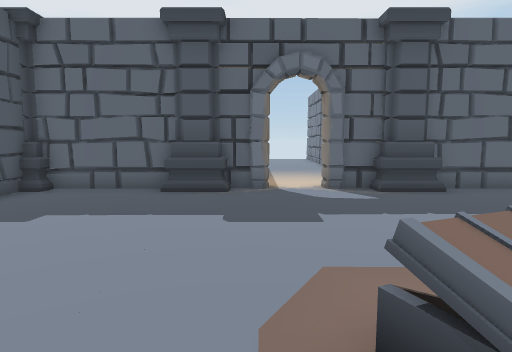
View 1 (above)

15 first-person views from a walk through a 3-D level made in the Unity game engine. The camera is 1.3 m above the floor, tilts 6° down and sees 75° across. Doors are open. The floor is counted in squares, 1 m on a side. Each view is taken from the middle of a square. On the plan, view 1 faces up. The plan holds only what a view shows up to about 14 squares ahead; the rest is blank. The player character is not drawn. Some animated figures are not drawn.

View 2
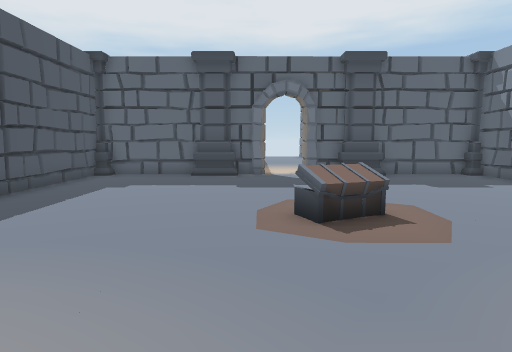

View 3
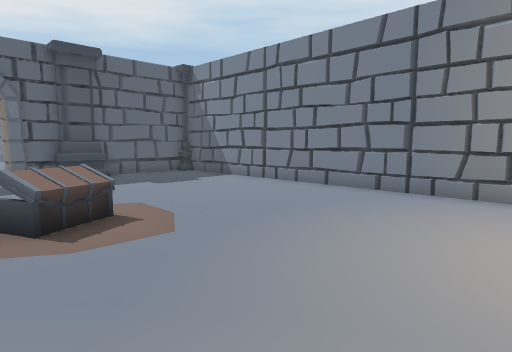

View 4
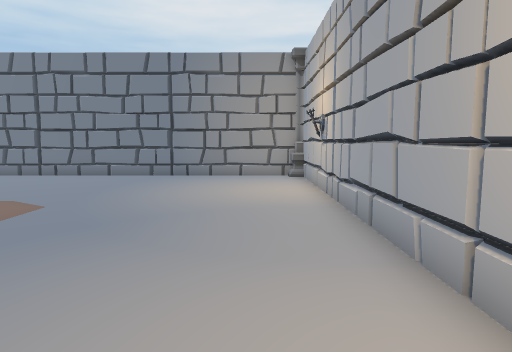

View 5
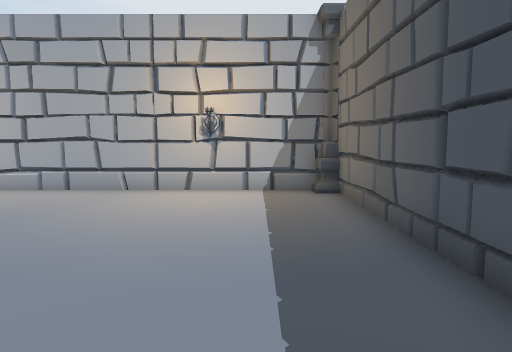

View 6
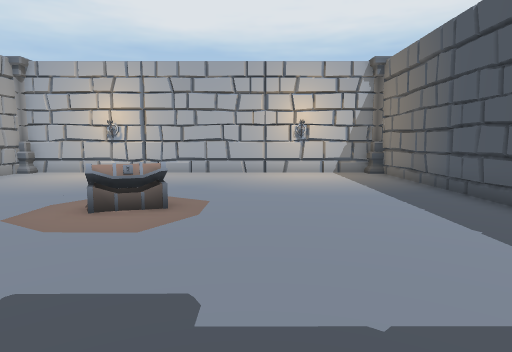

View 7
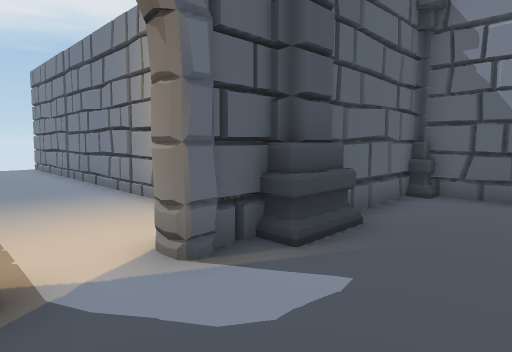

View 8
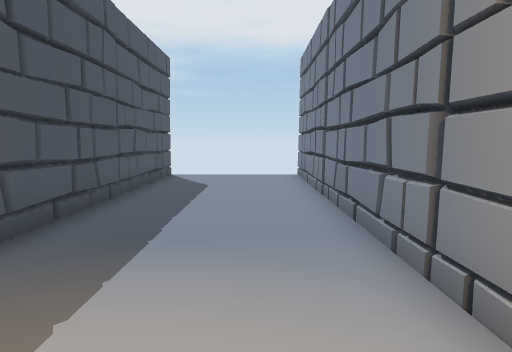

View 9
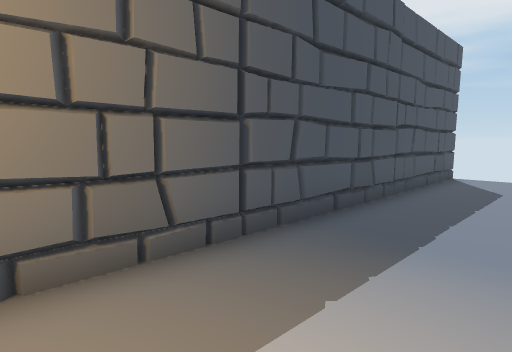

View 10
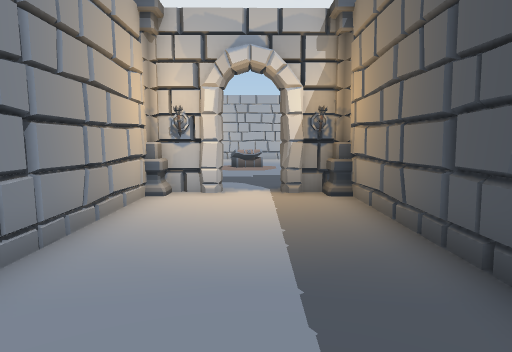

View 11
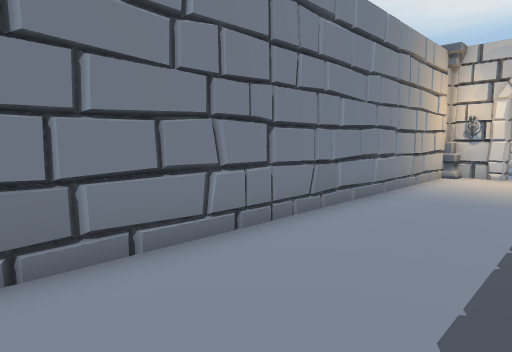

View 12
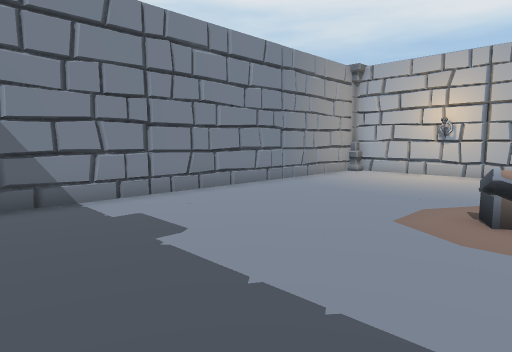

View 13
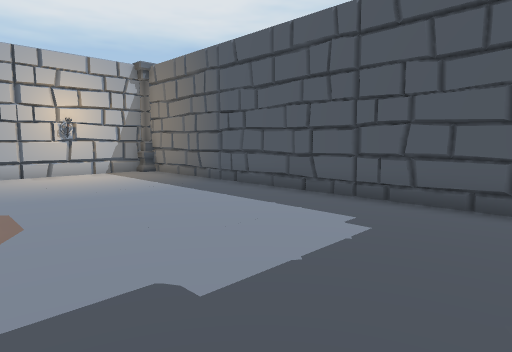

View 14
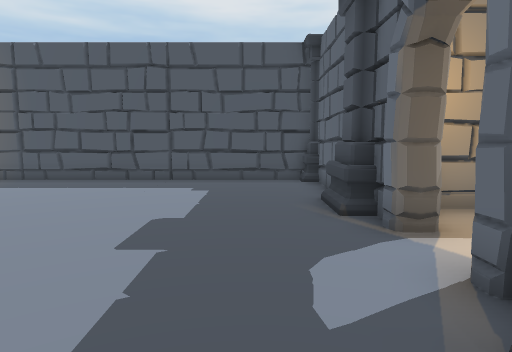

View 15
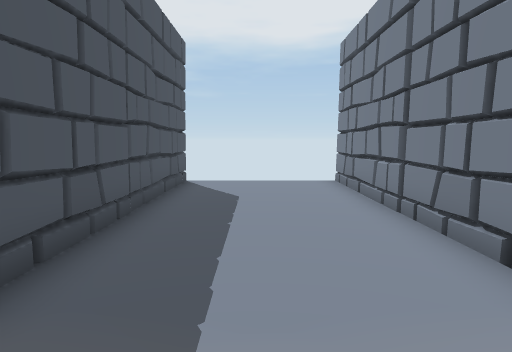

### Floor plan
Ten units are one square. View 1 is at (0, 0); x grows to the right and y downward. Boxes are objects, and circles mark ways between rooms. Rooms are numbered by the first view taken in them; rooms with no view inside come last. Other rooms are left out.
<svg viewBox="-66 -245 156 307">
<path fill="none" stroke="#000" d="M4 -90 -61 -90 -61 55M-57 57 85 57 85 -91 20 -90M36 -99 36 -239M18 -96 34 -96M-12 -240 -13 -99M-11 -95 3 -95"/>
<rect x="-25" y="-95" width="10" height="10" fill="#bbb"><title>column</title></rect>
<rect x="5" y="-25" width="20" height="10" fill="#bbb"><title>chest</title></rect>
<rect x="35" y="-95" width="10" height="10" fill="#bbb"><title>column</title></rect>
<rect x="75" y="45" width="10" height="10" fill="#bbb"><title>column</title></rect>
<circle cx="13" cy="-93" r="3" fill="#2a7"/>
<text x="10" y="-20">1</text>
<text x="20" y="-170">2</text>
</svg>
Room 1 opens to room 2.

Where each view was taken, in squares from view 1:
view 1: 0 up, 0 right, facing up
view 2: 4 down, 0 right, facing up
view 3: 4 down, 0 right, facing up-right
view 4: 4 down, 4 left, facing right
view 5: 3 up, 4 left, facing down
view 6: 8 up, 1 left, facing down
view 7: 6 up, 0 right, facing up-right
view 8: 11 up, 2 right, facing up
view 9: 11 up, 2 right, facing up-left
view 10: 18 up, 1 right, facing down
view 11: 23 up, 0 right, facing down-right
view 12: 8 up, 1 right, facing down-right
view 13: 8 up, 1 right, facing down-left
view 14: 7 up, 5 right, facing left
view 15: 13 up, 1 right, facing up
